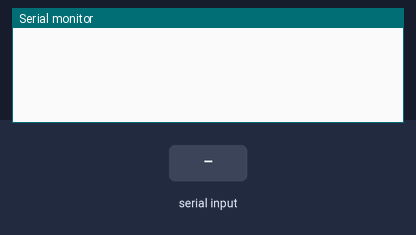
Simulated run of this sketch. Board: Arduino Uno, built with avr-gcc and run on an emulated ATmega328P. Shown: the last lines printed to the serial monitor. Inputs (shaded band) come from the test bench.

Above: at 1.2 s.
1.3 s: "SERVO 1\n" received over Serial
At 2.1 s:
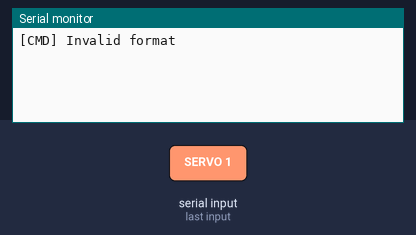
2.8 s: "1 90 45\n" received over Serial
At 3.2 s:
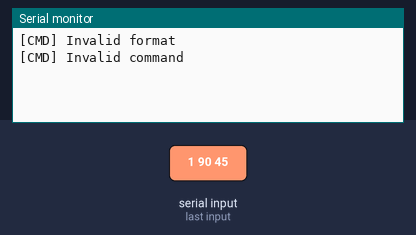

Measured:
- after the input at 1.3 s, the serial monitor: prints a new line at once (image 1)
- after the input at 2.8 s, the serial monitor: prints a new line at once (image 2)

The sketch:

servo_control.ino
```cpp
#include <Servo.h>

Servo myservo;
int pos = 0;

void setup()
{
  Serial.begin(9600);
}

void loop()
{
  if (!Serial.available() > 0)
    return;

  String message = Serial.readStringUntil('\n');
  message.trim();

  // Parse message
  int firstSpace  = message.indexOf(' ');
  int secondSpace = message.indexOf(' ', firstSpace + 1);
  if (firstSpace < 0 || secondSpace < 0)
  {
    Serial.println("[CMD] Invalid format");
    return;
  }

  // Split into 3 tokens
  String command  = message.substring(0, firstSpace);
  String pinStr = message.substring(firstSpace + 1, secondSpace);
  String valueStr = message.substring(secondSpace + 1);

  //Check pin validity (the string contains only digits)
  for (int i = 0; i < pinStr.length(); i++) {
      if (!isDigit(pinStr[i])) {
        Serial.println("[CMD] Invalid pin");
        return;
      }
  }

  int pin = pinStr.toInt();

  // SERVOMOTOR CONTROL
  if (command == "SERVO")
  {
    myservo.attach(pin);
    int value = valueStr.toInt();

    if (value>=0 && value <=180)
    {
      myservo.write(value);
      Serial.println("[CMD] Success");
    }
    else
    {
      Serial.println("[CMD] Invalid value");
    }
  }
  else
  {
    Serial.println("[CMD] Invalid command");
  }

}
```
